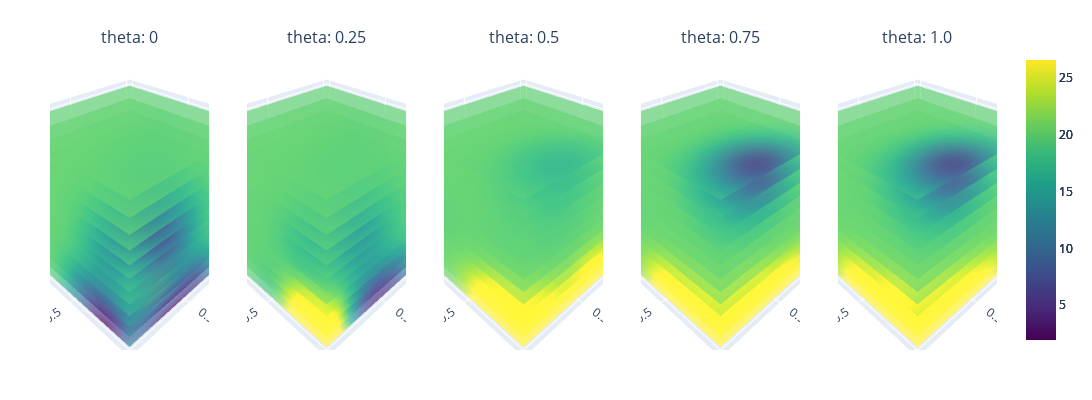

Source (notebook cell):
### Code cell
gp_model18, train_nx18, train_y18, train_yvar18 = BO_loop(gp_model, nx_train, y_train, y_train_var, nx_all, iterations=18)

train_x18 = unnormalize(train_nx18, original_bounds)
# Step 2: Initialize Plotting class
variable_combinations = [('n', 'r', 't'), ('theta', 'r', 't'), ('n', 't', 'theta')]
plotting = Plotting(gp_model18, variable_combinations=variable_combinations)

combination = variable_combinations[0]

minmax = [y_train.min(), y_train.max()]
plotting.sliced_plotting(combination, minmax)

# Split train_y into 18 iterations, each containing 18 points
iterations = 18
points_per_iteration = 6
split_data = [train_y18[i * points_per_iteration:(i + 1) * points_per_iteration] for i in range(iterations)]
split_datax = [train_x18[i * points_per_iteration:(i + 1) * points_per_iteration] for i in range(iterations)]

# Plot the points vertically
plt.figure(figsize=(6, 5))
for i, data in enumerate(split_data):
    plt.scatter([i + 1] * len(data), data.numpy(), label=f'Iteration {i + 1}')

plt.xlabel('Iteration')
plt.ylabel('train_y Values')
plt.title('Train_y Points per Iteration')
plt.xticks(range(1, iterations + 1))
# plt.legend()
plt.grid(True)
plt.show()
argmax_indices = [data.argmax().item() for data in split_data]
for i, idx in enumerate(argmax_indices):
    print(f"Iteration {i + 1}: {split_datax[i][idx]}")

### Figure 1 — Plotly figure (JSON) as saved in the notebook; plotly's stock layout.template omitted (floating-point values rounded to 4 significant figures; data arrays with more than 128 entries replaced by an {"elided": "..."} marker saying what was removed)
{"data": [{"cmax": 26.55, "cmin": 1.95, "colorscale": [[0, "#440154"], [0.1111, "#482878"], [0.2222, "#3e4989"], [0.3333, "#31688e"], [0.4444, "#26828e"], [0.5556, "#1f9e89"], [0.6667, "#35b779"], [0.7778, "#6ece58"], [0.8889, "#b5de2b"], [1, "#fde725"]], "opacity": 0.7, "scene": "scene", "showscale": true, "surfacecolor": {"elided": "20x20 float values"}, "type": "surface", "x": {"elided": "20x20 float values"}, "y": {"elided": "20x20 float values"}, "z": {"elided": "20x20 float values"}}, {"cmax": 26.55, "cmin": 1.95, "colorscale": [[0, "#440154"], [0.1111, "#482878"], [0.2222, "#3e4989"], [0.3333, "#31688e"], [0.4444, "#26828e"], [0.5556, "#1f9e89"], [0.6667, "#35b779"], [0.7778, "#6ece58"], [0.8889, "#b5de2b"], [1, "#fde725"]], "opacity": 0.7, "scene": "scene2", "showscale": true, "surfacecolor": {"elided": "20x20 float values"}, "type": "surface", "x": {"elided": "20x20 float values"}, "y": {"elided": "20x20 float values"}, "z": {"elided": "20x20 float values"}}, {"cmax": 26.55, "cmin": 1.95, "colorscale": [[0, "#440154"], [0.1111, "#482878"], [0.2222, "#3e4989"], [0.3333, "#31688e"], [0.4444, "#26828e"], [0.5556, "#1f9e89"], [0.6667, "#35b779"], [0.7778, "#6ece58"], [0.8889, "#b5de2b"], [1, "#fde725"]], "opacity": 0.7, "scene": "scene3", "showscale": true, "surfacecolor": {"elided": "20x20 float values"}, "type": "surface", "x": {"elided": "20x20 float values"}, "y": {"elided": "20x20 float values"}, "z": {"elided": "20x20 float values"}}, {"cmax": 26.55, "cmin": 1.95, "colorscale": [[0, "#440154"], [0.1111, "#482878"], [0.2222, "#3e4989"], [0.3333, "#31688e"], [0.4444, "#26828e"], [0.5556, "#1f9e89"], [0.6667, "#35b779"], [0.7778, "#6ece58"], [0.8889, "#b5de2b"], [1, "#fde725"]], "opacity": 0.7, "scene": "scene4", "showscale": true, "surfacecolor": {"elided": "20x20 float values"}, "type": "surface", "x": {"elided": "20x20 float values"}, "y": {"elided": "20x20 float values"}, "z": {"elided": "20x20 float values"}}, {"cmax": 26.55, "cmin": 1.95, "colorscale": [[0, "#440154"], [0.1111, "#482878"], [0.2222, "#3e4989"], [0.3333, "#31688e"], [0.4444, "#26828e"], [0.5556, "#1f9e89"], [0.6667, "#35b779"], [0.7778, "#6ece58"], [0.8889, "#b5de2b"], [1, "#fde725"]], "opacity": 0.7, "scene": "scene5", "showscale": true, "surfacecolor": {"elided": "20x20 float values"}, "type": "surface", "x": {"elided": "20x20 float values"}, "y": {"elided": "20x20 float values"}, "z": {"elided": "20x20 float values"}}, {"cmax": 26.55, "cmin": 1.95, "colorscale": [[0, "#440154"], [0.1111, "#482878"], [0.2222, "#3e4989"], [0.3333, "#31688e"], [0.4444, "#26828e"], [0.5556, "#1f9e89"], [0.6667, "#35b779"], [0.7778, "#6ece58"], [0.8889, "#b5de2b"], [1, "#fde725"]], "opacity": 0.7, "scene": "scene", "showscale": false, "surfacecolor": {"elided": "20x20 float values"}, "type": "surface", "x": {"elided": "20x20 float values"}, "y": {"elided": "20x20 float values"}, "z": {"elided": "20x20 float values"}}, {"cmax": 26.55, "cmin": 1.95, "colorscale": [[0, "#440154"], [0.1111, "#482878"], [0.2222, "#3e4989"], [0.3333, "#31688e"], [0.4444, "#26828e"], [0.5556, "#1f9e89"], [0.6667, "#35b779"], [0.7778, "#6ece58"], [0.8889, "#b5de2b"], [1, "#fde725"]], "opacity": 0.7, "scene": "scene2", "showscale": false, "surfacecolor": {"elided": "20x20 float values"}, "type": "surface", "x": {"elided": "20x20 float values"}, "y": {"elided": "20x20 float values"}, "z": {"elided": "20x20 float values"}}, {"cmax": 26.55, "cmin": 1.95, "colorscale": [[0, "#440154"], [0.1111, "#482878"], [0.2222, "#3e4989"], [0.3333, "#31688e"], [0.4444, "#26828e"], [0.5556, "#1f9e89"], [0.6667, "#35b779"], [0.7778, "#6ece58"], [0.8889, "#b5de2b"], [1, "#fde725"]], "opacity": 0.7, "scene": "scene3", "showscale": false, "surfacecolor": {"elided": "20x20 float values"}, "type": "surface", "x": {"elided": "20x20 float values"}, "y": {"elided": "20x20 float values"}, "z": {"elided": "20x20 float values"}}, {"cmax": 26.55, "cmin": 1.95, "colorscale": [[0, "#440154"], [0.1111, "#482878"], [0.2222, "#3e4989"], [0.3333, "#31688e"], [0.4444, "#26828e"], [0.5556, "#1f9e89"], [0.6667, "#35b779"], [0.7778, "#6ece58"], [0.8889, "#b5de2b"], [1, "#fde725"]], "opacity": 0.7, "scene": "scene4", "showscale": false, "surfacecolor": {"elided": "20x20 float values"}, "type": "surface", "x": {"elided": "20x20 float values"}, "y": {"elided": "20x20 float values"}, "z": {"elided": "20x20 float values"}}, {"cmax": 26.55, "cmin": 1.95, "colorscale": [[0, "#440154"], [0.1111, "#482878"], [0.2222, "#3e4989"], [0.3333, "#31688e"], [0.4444, "#26828e"], [0.5556, "#1f9e89"], [0.6667, "#35b779"], [0.7778, "#6ece58"], [0.8889, "#b5de2b"], [1, "#fde725"]], "opacity": 0.7, "scene": "scene5", "showscale": false, "surfacecolor": {"elided": "20x20 float values"}, "type": "surface", "x": {"elided": "20x20 float values"}, "y": {"elided": "20x20 float values"}, "z": {"elided": "20x20 float values"}}, {"cmax": 26.55, "cmin": 1.95, "colorscale": [[0, "#440154"], [0.1111, "#482878"], [0.2222, "#3e4989"], [0.3333, "#31688e"], [0.4444, "#26828e"], [0.5556, "#1f9e89"], [0.6667, "#35b779"], [0.7778, "#6ece58"], [0.8889, "#b5de2b"], [1, "#fde725"]], "opacity": 0.7, "scene": "scene", "showscale": false, "surfacecolor": {"elided": "20x20 float values"}, "type": "surface", "x": {"elided": "20x20 float values"}, "y": {"elided": "20x20 float values"}, "z": {"elided": "20x20 float values"}}, {"cmax": 26.55, "cmin": 1.95, "colorscale": [[0, "#440154"], [0.1111, "#482878"], [0.2222, "#3e4989"], [0.3333, "#31688e"], [0.4444, "#26828e"], [0.5556, "#1f9e89"], [0.6667, "#35b779"], [0.7778, "#6ece58"], [0.8889, "#b5de2b"], [1, "#fde725"]], "opacity": 0.7, "scene": "scene2", "showscale": false, "surfacecolor": {"elided": "20x20 float values"}, "type": "surface", "x": {"elided": "20x20 float values"}, "y": {"elided": "20x20 float values"}, "z": {"elided": "20x20 float values"}}, {"cmax": 26.55, "cmin": 1.95, "colorscale": [[0, "#440154"], [0.1111, "#482878"], [0.2222, "#3e4989"], [0.3333, "#31688e"], [0.4444, "#26828e"], [0.5556, "#1f9e89"], [0.6667, "#35b779"], [0.7778, "#6ece58"], [0.8889, "#b5de2b"], [1, "#fde725"]], "opacity": 0.7, "scene": "scene3", "showscale": false, "surfacecolor": {"elided": "20x20 float values"}, "type": "surface", "x": {"elided": "20x20 float values"}, "y": {"elided": "20x20 float values"}, "z": {"elided": "20x20 float values"}}, {"cmax": 26.55, "cmin": 1.95, "colorscale": [[0, "#440154"], [0.1111, "#482878"], [0.2222, "#3e4989"], [0.3333, "#31688e"], [0.4444, "#26828e"], [0.5556, "#1f9e89"], [0.6667, "#35b779"], [0.7778, "#6ece58"], [0.8889, "#b5de2b"], [1, "#fde725"]], "opacity": 0.7, "scene": "scene4", "showscale": false, "surfacecolor": {"elided": "20x20 float values"}, "type": "surface", "x": {"elided": "20x20 float values"}, "y": {"elided": "20x20 float values"}, "z": {"elided": "20x20 float values"}}, {"cmax": 26.55, "cmin": 1.95, "colorscale": [[0, "#440154"], [0.1111, "#482878"], [0.2222, "#3e4989"], [0.3333, "#31688e"], [0.4444, "#26828e"], [0.5556, "#1f9e89"], [0.6667, "#35b779"], [0.7778, "#6ece58"], [0.8889, "#b5de2b"], [1, "#fde725"]], "opacity": 0.7, "scene": "scene5", "showscale": false, "surfacecolor": {"elided": "20x20 float values"}, "type": "surface", "x": {"elided": "20x20 float values"}, "y": {"elided": "20x20 float values"}, "z": {"elided": "20x20 float values"}}, {"cmax": 26.55, "cmin": 1.95, "colorscale": [[0, "#440154"], [0.1111, "#482878"], [0.2222, "#3e4989"], [0.3333, "#31688e"], [0.4444, "#26828e"], [0.5556, "#1f9e89"], [0.6667, "#35b779"], [0.7778, "#6ece58"], [0.8889, "#b5de2b"], [1, "#fde725"]], "opacity": 0.7, "scene": "scene", "showscale": false, "surfacecolor": {"elided": "20x20 float values"}, "type": "surface", "x": {"elided": "20x20 float values"}, "y": {"elided": "20x20 float values"}, "z": {"elided": "20x20 float values"}}, {"cmax": 26.55, "cmin": 1.95, "colorscale": [[0, "#440154"], [0.1111, "#482878"], [0.2222, "#3e4989"], [0.3333, "#31688e"], [0.4444, "#26828e"], [0.5556, "#1f9e89"], [0.6667, "#35b779"], [0.7778, "#6ece58"], [0.8889, "#b5de2b"], [1, "#fde725"]], "opacity": 0.7, "scene": "scene2", "showscale": false, "surfacecolor": {"elided": "20x20 float values"}, "type": "surface", "x": {"elided": "20x20 float values"}, "y": {"elided": "20x20 float values"}, "z": {"elided": "20x20 float values"}}, {"cmax": 26.55, "cmin": 1.95, "colorscale": [[0, "#440154"], [0.1111, "#482878"], [0.2222, "#3e4989"], [0.3333, "#31688e"], [0.4444, "#26828e"], [0.5556, "#1f9e89"], [0.6667, "#35b779"], [0.7778, "#6ece58"], [0.8889, "#b5de2b"], [1, "#fde725"]], "opacity": 0.7, "scene": "scene3", "showscale": false, "surfacecolor": {"elided": "20x20 float values"}, "type": "surface", "x": {"elided": "20x20 float values"}, "y": {"elided": "20x20 float values"}, "z": {"elided": "20x20 float values"}}, {"cmax": 26.55, "cmin": 1.95, "colorscale": [[0, "#440154"], [0.1111, "#482878"], [0.2222, "#3e4989"], [0.3333, "#31688e"], [0.4444, "#26828e"], [0.5556, "#1f9e89"], [0.6667, "#35b779"], [0.7778, "#6ece58"], [0.8889, "#b5de2b"], [1, "#fde725"]], "opacity": 0.7, "scene": "scene4", "showscale": false, "surfacecolor": {"elided": "20x20 float values"}, "type": "surface", "x": {"elided": "20x20 float values"}, "y": {"elided": "20x20 float values"}, "z": {"elided": "20x20 float values"}}, {"cmax": 26.55, "cmin": 1.95, "colorscale": [[0, "#440154"], [0.1111, "#482878"], [0.2222, "#3e4989"], [0.3333, "#31688e"], [0.4444, "#26828e"], [0.5556, "#1f9e89"], [0.6667, "#35b779"], [0.7778, "#6ece58"], [0.8889, "#b5de2b"], [1, "#fde725"]], "opacity": 0.7, "scene": "scene5", "showscale": false, "surfacecolor": {"elided": "20x20 float values"}, "type": "surface", "x": {"elided": "20x20 float values"}, "y": {"elided": "20x20 float values"}, "z": {"elided": "20x20 float values"}}, {"cmax": 26.55, "cmin": 1.95, "colorscale": [[0, "#440154"], [0.1111, "#482878"], [0.2222, "#3e4989"], [0.3333, "#31688e"], [0.4444, "#26828e"], [0.5556, "#1f9e89"], [0.6667, "#35b779"], [0.7778, "#6ece58"], [0.8889, "#b5de2b"], [1, "#fde725"]], "opacity": 0.7, "scene": "scene", "showscale": false, "surfacecolor": {"elided": "20x20 float values"}, "type": "surface", "x": {"elided": "20x20 float values"}, "y": {"elided": "20x20 float values"}, "z": {"elided": "20x20 float values"}}, {"cmax": 26.55, "cmin": 1.95, "colorscale": [[0, "#440154"], [0.1111, "#482878"], [0.2222, "#3e4989"], [0.3333, "#31688e"], [0.4444, "#26828e"], [0.5556, "#1f9e89"], [0.6667, "#35b779"], [0.7778, "#6ece58"], [0.8889, "#b5de2b"], [1, "#fde725"]], "opacity": 0.7, "scene": "scene2", "showscale": false, "surfacecolor": {"elided": "20x20 float values"}, "type": "surface", "x": {"elided": "20x20 float values"}, "y": {"elided": "20x20 float values"}, "z": {"elided": "20x20 float values"}}, {"cmax": 26.55, "cmin": 1.95, "colorscale": [[0, "#440154"], [0.1111, "#482878"], [0.2222, "#3e4989"], [0.3333, "#31688e"], [0.4444, "#26828e"], [0.5556, "#1f9e89"], [0.6667, "#35b779"], [0.7778, "#6ece58"], [0.8889, "#b5de2b"], [1, "#fde725"]], "opacity": 0.7, "scene": "scene3", "showscale": false, "surfacecolor": {"elided": "20x20 float values"}, "type": "surface", "x": {"elided": "20x20 float values"}, "y": {"elided": "20x20 float values"}, "z": {"elided": "20x20 float values"}}, {"cmax": 26.55, "cmin": 1.95, "colorscale": [[0, "#440154"], [0.1111, "#482878"], [0.2222, "#3e4989"], [0.3333, "#31688e"], [0.4444, "#26828e"], [0.5556, "#1f9e89"], [0.6667, "#35b779"], [0.7778, "#6ece58"], [0.8889, "#b5de2b"], [1, "#fde725"]], "opacity": 0.7, "scene": "scene4", "showscale": false, "surfacecolor": {"elided": "20x20 float values"}, "type": "surface", "x": {"elided": "20x20 float values"}, "y": {"elided": "20x20 float values"}, "z": {"elided": "20x20 float values"}}, {"cmax": 26.55, "cmin": 1.95, "colorscale": [[0, "#440154"], [0.1111, "#482878"], [0.2222, "#3e4989"], [0.3333, "#31688e"], [0.4444, "#26828e"], [0.5556, "#1f9e89"], [0.6667, "#35b779"], [0.7778, "#6ece58"], [0.8889, "#b5de2b"], [1, "#fde725"]], "opacity": 0.7, "scene": "scene5", "showscale": false, "surfacecolor": {"elided": "20x20 float values"}, "type": "surface", "x": {"elided": "20x20 float values"}, "y": {"elided": "20x20 float values"}, "z": {"elided": "20x20 float values"}}, {"cmax": 26.55, "cmin": 1.95, "colorscale": [[0, "#440154"], [0.1111, "#482878"], [0.2222, "#3e4989"], [0.3333, "#31688e"], [0.4444, "#26828e"], [0.5556, "#1f9e89"], [0.6667, "#35b779"], [0.7778, "#6ece58"], [0.8889, "#b5de2b"], [1, "#fde725"]], "opacity": 0.7, "scene": "scene", "showscale": false, "surfacecolor": {"elided": "20x20 float values"}, "type": "surface", "x": {"elided": "20x20 float values"}, "y": {"elided": "20x20 float values"}, "z": {"elided": "20x20 float values"}}, {"cmax": 26.55, "cmin": 1.95, "colorscale": [[0, "#440154"], [0.1111, "#482878"], [0.2222, "#3e4989"], [0.3333, "#31688e"], [0.4444, "#26828e"], [0.5556, "#1f9e89"], [0.6667, "#35b779"], [0.7778, "#6ece58"], [0.8889, "#b5de2b"], [1, "#fde725"]], "opacity": 0.7, "scene": "scene2", "showscale": false, "surfacecolor": {"elided": "20x20 float values"}, "type": "surface", "x": {"elided": "20x20 float values"}, "y": {"elided": "20x20 float values"}, "z": {"elided": "20x20 float values"}}, {"cmax": 26.55, "cmin": 1.95, "colorscale": [[0, "#440154"], [0.1111, "#482878"], [0.2222, "#3e4989"], [0.3333, "#31688e"], [0.4444, "#26828e"], [0.5556, "#1f9e89"], [0.6667, "#35b779"], [0.7778, "#6ece58"], [0.8889, "#b5de2b"], [1, "#fde725"]], "opacity": 0.7, "scene": "scene3", "showscale": false, "surfacecolor": {"elided": "20x20 float values"}, "type": "surface", "x": {"elided": "20x20 float values"}, "y": {"elided": "20x20 float values"}, "z": {"elided": "20x20 float values"}}, {"cmax": 26.55, "cmin": 1.95, "colorscale": [[0, "#440154"], [0.1111, "#482878"], [0.2222, "#3e4989"], [0.3333, "#31688e"], [0.4444, "#26828e"], [0.5556, "#1f9e89"], [0.6667, "#35b779"], [0.7778, "#6ece58"], [0.8889, "#b5de2b"], [1, "#fde725"]], "opacity": 0.7, "scene": "scene4", "showscale": false, "surfacecolor": {"elided": "20x20 float values"}, "type": "surface", "x": {"elided": "20x20 float values"}, "y": {"elided": "20x20 float values"}, "z": {"elided": "20x20 float values"}}, {"cmax": 26.55, "cmin": 1.95, "colorscale": [[0, "#440154"], [0.1111, "#482878"], [0.2222, "#3e4989"], [0.3333, "#31688e"], [0.4444, "#26828e"], [0.5556, "#1f9e89"], [0.6667, "#35b779"], [0.7778, "#6ece58"], [0.8889, "#b5de2b"], [1, "#fde725"]], "opacity": 0.7, "scene": "scene5", "showscale": false, "surfacecolor": {"elided": "20x20 float values"}, "type": "surface", "x": {"elided": "20x20 float values"}, "y": {"elided": "20x20 float values"}, "z": {"elided": "20x20 float values"}}, {"cmax": 26.55, "cmin": 1.95, "colorscale": [[0, "#440154"], [0.1111, "#482878"], [0.2222, "#3e4989"], [0.3333, "#31688e"], [0.4444, "#26828e"], [0.5556, "#1f9e89"], [0.6667, "#35b779"], [0.7778, "#6ece58"], [0.8889, "#b5de2b"], [1, "#fde725"]], "opacity": 0.7, "scene": "scene", "showscale": false, "surfacecolor": {"elided": "20x20 float values"}, "type": "surface", "x": {"elided": "20x20 float values"}, "y": {"elided": "20x20 float values"}, "z": {"elided": "20x20 float values"}}, {"cmax": 26.55, "cmin": 1.95, "colorscale": [[0, "#440154"], [0.1111, "#482878"], [0.2222, "#3e4989"], [0.3333, "#31688e"], [0.4444, "#26828e"], [0.5556, "#1f9e89"], [0.6667, "#35b779"], [0.7778, "#6ece58"], [0.8889, "#b5de2b"], [1, "#fde725"]], "opacity": 0.7, "scene": "scene2", "showscale": false, "surfacecolor": {"elided": "20x20 float values"}, "type": "surface", "x": {"elided": "20x20 float values"}, "y": {"elided": "20x20 float values"}, "z": {"elided": "20x20 float values"}}, {"cmax": 26.55, "cmin": 1.95, "colorscale": [[0, "#440154"], [0.1111, "#482878"], [0.2222, "#3e4989"], [0.3333, "#31688e"], [0.4444, "#26828e"], [0.5556, "#1f9e89"], [0.6667, "#35b779"], [0.7778, "#6ece58"], [0.8889, "#b5de2b"], [1, "#fde725"]], "opacity": 0.7, "scene": "scene3", "showscale": false, "surfacecolor": {"elided": "20x20 float values"}, "type": "surface", "x": {"elided": "20x20 float values"}, "y": {"elided": "20x20 float values"}, "z": {"elided": "20x20 float values"}}, {"cmax": 26.55, "cmin": 1.95, "colorscale": [[0, "#440154"], [0.1111, "#482878"], [0.2222, "#3e4989"], [0.3333, "#31688e"], [0.4444, "#26828e"], [0.5556, "#1f9e89"], [0.6667, "#35b779"], [0.7778, "#6ece58"], [0.8889, "#b5de2b"], [1, "#fde725"]], "opacity": 0.7, "scene": "scene4", "showscale": false, "surfacecolor": {"elided": "20x20 float values"}, "type": "surface", "x": {"elided": "20x20 float values"}, "y": {"elided": "20x20 float values"}, "z": {"elided": "20x20 float values"}}, {"cmax": 26.55, "cmin": 1.95, "colorscale": [[0, "#440154"], [0.1111, "#482878"], [0.2222, "#3e4989"], [0.3333, "#31688e"], [0.4444, "#26828e"], [0.5556, "#1f9e89"], [0.6667, "#35b779"], [0.7778, "#6ece58"], [0.8889, "#b5de2b"], [1, "#fde725"]], "opacity": 0.7, "scene": "scene5", "showscale": false, "surfacecolor": {"elided": "20x20 float values"}, "type": "surface", "x": {"elided": "20x20 float values"}, "y": {"elided": "20x20 float values"}, "z": {"elided": "20x20 float values"}}, {"cmax": 26.55, "cmin": 1.95, "colorscale": [[0, "#440154"], [0.1111, "#482878"], [0.2222, "#3e4989"], [0.3333, "#31688e"], [0.4444, "#26828e"], [0.5556, "#1f9e89"], [0.6667, "#35b779"], [0.7778, "#6ece58"], [0.8889, "#b5de2b"], [1, "#fde725"]], "opacity": 0.7, "scene": "scene", "showscale": false, "surfacecolor": {"elided": "20x20 float values"}, "type": "surface", "x": {"elided": "20x20 float values"}, "y": {"elided": "20x20 float values"}, "z": {"elided": "20x20 float values"}}, {"cmax": 26.55, "cmin": 1.95, "colorscale": [[0, "#440154"], [0.1111, "#482878"], [0.2222, "#3e4989"], [0.3333, "#31688e"], [0.4444, "#26828e"], [0.5556, "#1f9e89"], [0.6667, "#35b779"], [0.7778, "#6ece58"], [0.8889, "#b5de2b"], [1, "#fde725"]], "opacity": 0.7, "scene": "scene2", "showscale": false, "surfacecolor": {"elided": "20x20 float values"}, "type": "surface", "x": {"elided": "20x20 float values"}, "y": {"elided": "20x20 float values"}, "z": {"elided": "20x20 float values"}}, {"cmax": 26.55, "cmin": 1.95, "colorscale": [[0, "#440154"], [0.1111, "#482878"], [0.2222, "#3e4989"], [0.3333, "#31688e"], [0.4444, "#26828e"], [0.5556, "#1f9e89"], [0.6667, "#35b779"], [0.7778, "#6ece58"], [0.8889, "#b5de2b"], [1, "#fde725"]], "opacity": 0.7, "scene": "scene3", "showscale": false, "surfacecolor": {"elided": "20x20 float values"}, "type": "surface", "x": {"elided": "20x20 float values"}, "y": {"elided": "20x20 float values"}, "z": {"elided": "20x20 float values"}}, {"cmax": 26.55, "cmin": 1.95, "colorscale": [[0, "#440154"], [0.1111, "#482878"], [0.2222, "#3e4989"], [0.3333, "#31688e"], [0.4444, "#26828e"], [0.5556, "#1f9e89"], [0.6667, "#35b779"], [0.7778, "#6ece58"], [0.8889, "#b5de2b"], [1, "#fde725"]], "opacity": 0.7, "scene": "scene4", "showscale": false, "surfacecolor": {"elided": "20x20 float values"}, "type": "surface", "x": {"elided": "20x20 float values"}, "y": {"elided": "20x20 float values"}, "z": {"elided": "20x20 float values"}}, {"cmax": 26.55, "cmin": 1.95, "colorscale": [[0, "#440154"], [0.1111, "#482878"], [0.2222, "#3e4989"], [0.3333, "#31688e"], [0.4444, "#26828e"], [0.5556, "#1f9e89"], [0.6667, "#35b779"], [0.7778, "#6ece58"], [0.8889, "#b5de2b"], [1, "#fde725"]], "opacity": 0.7, "scene": "scene5", "showscale": false, "surfacecolor": {"elided": "20x20 float values"}, "type": "surface", "x": {"elided": "20x20 float values"}, "y": {"elided": "20x20 float values"}, "z": {"elided": "20x20 float values"}}, {"cmax": 26.55, "cmin": 1.95, "colorscale": [[0, "#440154"], [0.1111, "#482878"], [0.2222, "#3e4989"], [0.3333, "#31688e"], [0.4444, "#26828e"], [0.5556, "#1f9e89"], [0.6667, "#35b779"], [0.7778, "#6ece58"], [0.8889, "#b5de2b"], [1, "#fde725"]], "opacity": 0.7, "scene": "scene", "showscale": false, "surfacecolor": {"elided": "20x20 float values"}, "type": "surface", "x": {"elided": "20x20 float values"}, "y": {"elided": "20x20 float values"}, "z": {"elided": "20x20 float values"}}, {"cmax": 26.55, "cmin": 1.95, "colorscale": [[0, "#440154"], [0.1111, "#482878"], [0.2222, "#3e4989"], [0.3333, "#31688e"], [0.4444, "#26828e"], [0.5556, "#1f9e89"], [0.6667, "#35b779"], [0.7778, "#6ece58"], [0.8889, "#b5de2b"], [1, "#fde725"]], "opacity": 0.7, "scene": "scene2", "showscale": false, "surfacecolor": {"elided": "20x20 float values"}, "type": "surface", "x": {"elided": "20x20 float values"}, "y": {"elided": "20x20 float values"}, "z": {"elided": "20x20 float values"}}, {"cmax": 26.55, "cmin": 1.95, "colorscale": [[0, "#440154"], [0.1111, "#482878"], [0.2222, "#3e4989"], [0.3333, "#31688e"], [0.4444, "#26828e"], [0.5556, "#1f9e89"], [0.6667, "#35b779"], [0.7778, "#6ece58"], [0.8889, "#b5de2b"], [1, "#fde725"]], "opacity": 0.7, "scene": "scene3", "showscale": false, "surfacecolor": {"elided": "20x20 float values"}, "type": "surface", "x": {"elided": "20x20 float values"}, "y": {"elided": "20x20 float values"}, "z": {"elided": "20x20 float values"}}, {"cmax": 26.55, "cmin": 1.95, "colorscale": [[0, "#440154"], [0.1111, "#482878"], [0.2222, "#3e4989"], [0.3333, "#31688e"], [0.4444, "#26828e"], [0.5556, "#1f9e89"], [0.6667, "#35b779"], [0.7778, "#6ece58"], [0.8889, "#b5de2b"], [1, "#fde725"]], "opacity": 0.7, "scene": "scene4", "showscale": false, "surfacecolor": {"elided": "20x20 float values"}, "type": "surface", "x": {"elided": "20x20 float values"}, "y": {"elided": "20x20 float values"}, "z": {"elided": "20x20 float values"}}, {"cmax": 26.55, "cmin": 1.95, "colorscale": [[0, "#440154"], [0.1111, "#482878"], [0.2222, "#3e4989"], [0.3333, "#31688e"], [0.4444, "#26828e"], [0.5556, "#1f9e89"], [0.6667, "#35b779"], [0.7778, "#6ece58"], [0.8889, "#b5de2b"], [1, "#fde725"]], "opacity": 0.7, "scene": "scene5", "showscale": false, "surfacecolor": {"elided": "20x20 float values"}, "type": "surface", "x": {"elided": "20x20 float values"}, "y": {"elided": "20x20 float values"}, "z": {"elided": "20x20 float values"}}, {"cmax": 26.55, "cmin": 1.95, "colorscale": [[0, "#440154"], [0.1111, "#482878"], [0.2222, "#3e4989"], [0.3333, "#31688e"], [0.4444, "#26828e"], [0.5556, "#1f9e89"], [0.6667, "#35b779"], [0.7778, "#6ece58"], [0.8889, "#b5de2b"], [1, "#fde725"]], "opacity": 0.7, "scene": "scene", "showscale": false, "surfacecolor": {"elided": "20x20 float values"}, "type": "surface", "x": {"elided": "20x20 float values"}, "y": {"elided": "20x20 float values"}, "z": {"elided": "20x20 float values"}}, {"cmax": 26.55, "cmin": 1.95, "colorscale": [[0, "#440154"], [0.1111, "#482878"], [0.2222, "#3e4989"], [0.3333, "#31688e"], [0.4444, "#26828e"], [0.5556, "#1f9e89"], [0.6667, "#35b779"], [0.7778, "#6ece58"], [0.8889, "#b5de2b"], [1, "#fde725"]], "opacity": 0.7, "scene": "scene2", "showscale": false, "surfacecolor": {"elided": "20x20 float values"}, "type": "surface", "x": {"elided": "20x20 float values"}, "y": {"elided": "20x20 float values"}, "z": {"elided": "20x20 float values"}}, {"cmax": 26.55, "cmin": 1.95, "colorscale": [[0, "#440154"], [0.1111, "#482878"], [0.2222, "#3e4989"], [0.3333, "#31688e"], [0.4444, "#26828e"], [0.5556, "#1f9e89"], [0.6667, "#35b779"], [0.7778, "#6ece58"], [0.8889, "#b5de2b"], [1, "#fde725"]], "opacity": 0.7, "scene": "scene3", "showscale": false, "surfacecolor": {"elided": "20x20 float values"}, "type": "surface", "x": {"elided": "20x20 float values"}, "y": {"elided": "20x20 float values"}, "z": {"elided": "20x20 float values"}}, {"cmax": 26.55, "cmin": 1.95, "colorscale": [[0, "#440154"], [0.1111, "#482878"], [0.2222, "#3e4989"], [0.3333, "#31688e"], [0.4444, "#26828e"], [0.5556, "#1f9e89"], [0.6667, "#35b779"], [0.7778, "#6ece58"], [0.8889, "#b5de2b"], [1, "#fde725"]], "opacity": 0.7, "scene": "scene4", "showscale": false, "surfacecolor": {"elided": "20x20 float values"}, "type": "surface", "x": {"elided": "20x20 float values"}, "y": {"elided": "20x20 float values"}, "z": {"elided": "20x20 float values"}}, {"cmax": 26.55, "cmin": 1.95, "colorscale": [[0, "#440154"], [0.1111, "#482878"], [0.2222, "#3e4989"], [0.3333, "#31688e"], [0.4444, "#26828e"], [0.5556, "#1f9e89"], [0.6667, "#35b779"], [0.7778, "#6ece58"], [0.8889, "#b5de2b"], [1, "#fde725"]], "opacity": 0.7, "scene": "scene5", "showscale": false, "surfacecolor": {"elided": "20x20 float values"}, "type": "surface", "x": {"elided": "20x20 float values"}, "y": {"elided": "20x20 float values"}, "z": {"elided": "20x20 float values"}}, {"cmax": 26.55, "cmin": 1.95, "colorscale": [[0, "#440154"], [0.1111, "#482878"], [0.2222, "#3e4989"], [0.3333, "#31688e"], [0.4444, "#26828e"], [0.5556, "#1f9e89"], [0.6667, "#35b779"], [0.7778, "#6ece58"], [0.8889, "#b5de2b"], [1, "#fde725"]], "opacity": 0.7, "scene": "scene", "showscale": false, "surfacecolor": {"elided": "20x20 float values"}, "type": "surface", "x": {"elided": "20x20 float values"}, "y": {"elided": "20x20 float values"}, "z": {"elided": "20x20 float values"}}, {"cmax": 26.55, "cmin": 1.95, "colorscale": [[0, "#440154"], [0.1111, "#482878"], [0.2222, "#3e4989"], [0.3333, "#31688e"], [0.4444, "#26828e"], [0.5556, "#1f9e89"], [0.6667, "#35b779"], [0.7778, "#6ece58"], [0.8889, "#b5de2b"], [1, "#fde725"]], "opacity": 0.7, "scene": "scene2", "showscale": false, "surfacecolor": {"elided": "20x20 float values"}, "type": "surface", "x": {"elided": "20x20 float values"}, "y": {"elided": "20x20 float values"}, "z": {"elided": "20x20 float values"}}, {"cmax": 26.55, "cmin": 1.95, "colorscale": [[0, "#440154"], [0.1111, "#482878"], [0.2222, "#3e4989"], [0.3333, "#31688e"], [0.4444, "#26828e"], [0.5556, "#1f9e89"], [0.6667, "#35b779"], [0.7778, "#6ece58"], [0.8889, "#b5de2b"], [1, "#fde725"]], "opacity": 0.7, "scene": "scene3", "showscale": false, "surfacecolor": {"elided": "20x20 float values"}, "type": "surface", "x": {"elided": "20x20 float values"}, "y": {"elided": "20x20 float values"}, "z": {"elided": "20x20 float values"}}, {"cmax": 26.55, "cmin": 1.95, "colorscale": [[0, "#440154"], [0.1111, "#482878"], [0.2222, "#3e4989"], [0.3333, "#31688e"], [0.4444, "#26828e"], [0.5556, "#1f9e89"], [0.6667, "#35b779"], [0.7778, "#6ece58"], [0.8889, "#b5de2b"], [1, "#fde725"]], "opacity": 0.7, "scene": "scene4", "showscale": false, "surfacecolor": {"elided": "20x20 float values"}, "type": "surface", "x": {"elided": "20x20 float values"}, "y": {"elided": "20x20 float values"}, "z": {"elided": "20x20 float values"}}, {"cmax": 26.55, "cmin": 1.95, "colorscale": [[0, "#440154"], [0.1111, "#482878"], [0.2222, "#3e4989"], [0.3333, "#31688e"], [0.4444, "#26828e"], [0.5556, "#1f9e89"], [0.6667, "#35b779"], [0.7778, "#6ece58"], [0.8889, "#b5de2b"], [1, "#fde725"]], "opacity": 0.7, "scene": "scene5", "showscale": false, "surfacecolor": {"elided": "20x20 float values"}, "type": "surface", "x": {"elided": "20x20 float values"}, "y": {"elided": "20x20 float values"}, "z": {"elided": "20x20 float values"}}, {"cmax": 26.55, "cmin": 1.95, "colorscale": [[0, "#440154"], [0.1111, "#482878"], [0.2222, "#3e4989"], [0.3333, "#31688e"], [0.4444, "#26828e"], [0.5556, "#1f9e89"], [0.6667, "#35b779"], [0.7778, "#6ece58"], [0.8889, "#b5de2b"], [1, "#fde725"]], "opacity": 0.7, "scene": "scene", "showscale": false, "surfacecolor": {"elided": "20x20 float values"}, "type": "surface", "x": {"elided": "20x20 float values"}, "y": {"elided": "20x20 float values"}, "z": {"elided": "20x20 float values"}}, {"cmax": 26.55, "cmin": 1.95, "colorscale": [[0, "#440154"], [0.1111, "#482878"], [0.2222, "#3e4989"], [0.3333, "#31688e"], [0.4444, "#26828e"], [0.5556, "#1f9e89"], [0.6667, "#35b779"], [0.7778, "#6ece58"], [0.8889, "#b5de2b"], [1, "#fde725"]], "opacity": 0.7, "scene": "scene2", "showscale": false, "surfacecolor": {"elided": "20x20 float values"}, "type": "surface", "x": {"elided": "20x20 float values"}, "y": {"elided": "20x20 float values"}, "z": {"elided": "20x20 float values"}}, {"cmax": 26.55, "cmin": 1.95, "colorscale": [[0, "#440154"], [0.1111, "#482878"], [0.2222, "#3e4989"], [0.3333, "#31688e"], [0.4444, "#26828e"], [0.5556, "#1f9e89"], [0.6667, "#35b779"], [0.7778, "#6ece58"], [0.8889, "#b5de2b"], [1, "#fde725"]], "opacity": 0.7, "scene": "scene3", "showscale": false, "surfacecolor": {"elided": "20x20 float values"}, "type": "surface", "x": {"elided": "20x20 float values"}, "y": {"elided": "20x20 float values"}, "z": {"elided": "20x20 float values"}}, {"cmax": 26.55, "cmin": 1.95, "colorscale": [[0, "#440154"], [0.1111, "#482878"], [0.2222, "#3e4989"], [0.3333, "#31688e"], [0.4444, "#26828e"], [0.5556, "#1f9e89"], [0.6667, "#35b779"], [0.7778, "#6ece58"], [0.8889, "#b5de2b"], [1, "#fde725"]], "opacity": 0.7, "scene": "scene4", "showscale": false, "surfacecolor": {"elided": "20x20 float values"}, "type": "surface", "x": {"elided": "20x20 float values"}, "y": {"elided": "20x20 float values"}, "z": {"elided": "20x20 float values"}}, {"cmax": 26.55, "cmin": 1.95, "colorscale": [[0, "#440154"], [0.1111, "#482878"], [0.2222, "#3e4989"], [0.3333, "#31688e"], [0.4444, "#26828e"], [0.5556, "#1f9e89"], [0.6667, "#35b779"], [0.7778, "#6ece58"], [0.8889, "#b5de2b"], [1, "#fde725"]], "opacity": 0.7, "scene": "scene5", "showscale": false, "surfacecolor": {"elided": "20x20 float values"}, "type": "surface", "x": {"elided": "20x20 float values"}, "y": {"elided": "20x20 float values"}, "z": {"elided": "20x20 float values"}}], "layout": {"annotations": [{"font": {"size": 16}, "showarrow": false, "text": "theta: 0", "x": 0.084, "xanchor": "center", "xref": "paper", "y": 1, "yanchor": "bottom", "yref": "paper"}, {"font": {"size": 16}, "showarrow": false, "text": "theta: 0.25", "x": 0.292, "xanchor": "center", "xref": "paper", "y": 1, "yanchor": "bottom", "yref": "paper"}, {"font": {"size": 16}, "showarrow": false, "text": "theta: 0.5", "x": 0.5, "xanchor": "center", "xref": "paper", "y": 1, "yanchor": "bottom", "yref": "paper"}, {"font": {"size": 16}, "showarrow": false, "text": "theta: 0.75", "x": 0.708, "xanchor": "center", "xref": "paper", "y": 1, "yanchor": "bottom", "yref": "paper"}, {"font": {"size": 16}, "showarrow": false, "text": "theta: 1.0", "x": 0.916, "xanchor": "center", "xref": "paper", "y": 1, "yanchor": "bottom", "yref": "paper"}], "height": 400, "margin": {"b": 50, "l": 50, "r": 50, "t": 50}, "scene": {"domain": {"x": [0, 0.168], "y": [0, 1]}, "xaxis": {"title": {"text": "n"}}, "yaxis": {"title": {"text": "r"}}, "zaxis": {"title": {"text": "t"}}}, "scene2": {"domain": {"x": [0.208, 0.376], "y": [0, 1]}, "xaxis": {"title": {"text": "n"}}, "yaxis": {"title": {"text": "r"}}, "zaxis": {"title": {"text": "t"}}}, "scene3": {"domain": {"x": [0.416, 0.584], "y": [0, 1]}, "xaxis": {"title": {"text": "n"}}, "yaxis": {"title": {"text": "r"}}, "zaxis": {"title": {"text": "t"}}}, "scene4": {"domain": {"x": [0.624, 0.792], "y": [0, 1]}, "xaxis": {"title": {"text": "n"}}, "yaxis": {"title": {"text": "r"}}, "zaxis": {"title": {"text": "t"}}}, "scene5": {"domain": {"x": [0.832, 1], "y": [0, 1]}, "xaxis": {"title": {"text": "n"}}, "yaxis": {"title": {"text": "r"}}, "zaxis": {"title": {"text": "t"}}}, "width": 1300}}
